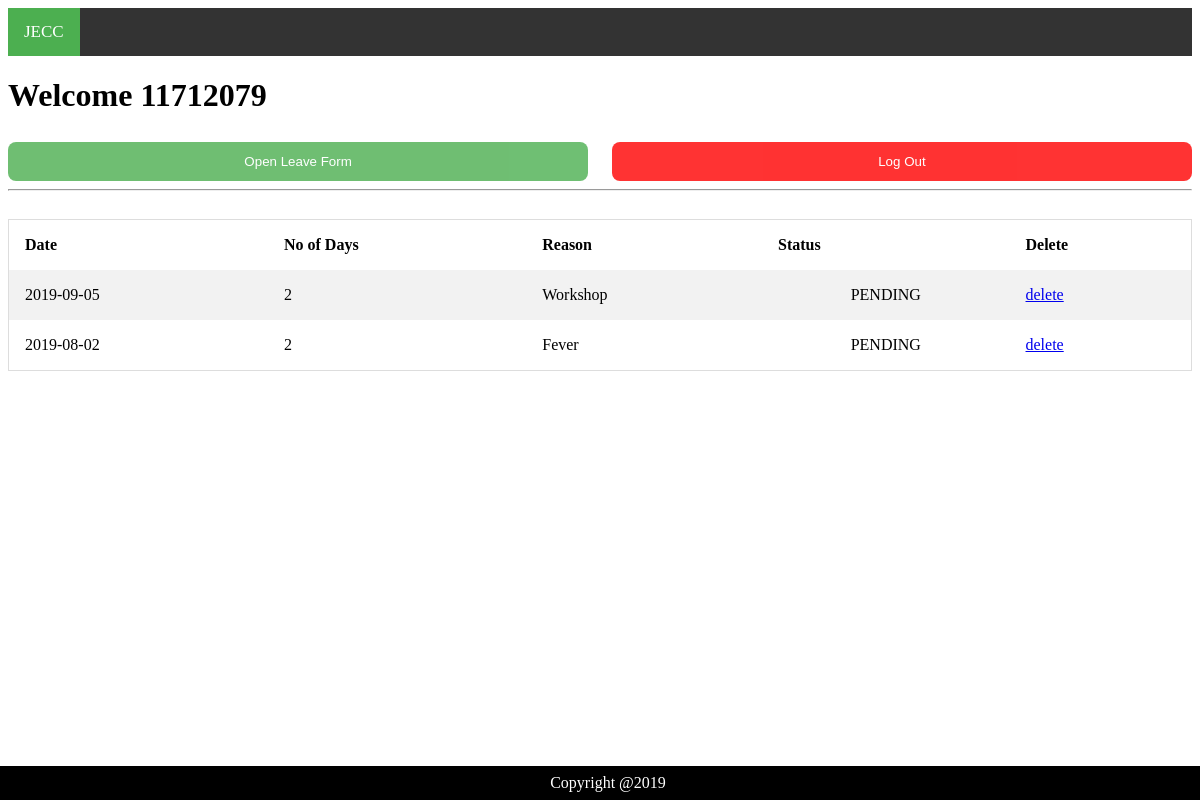
The app's page /users/student.php (signed in), older data.
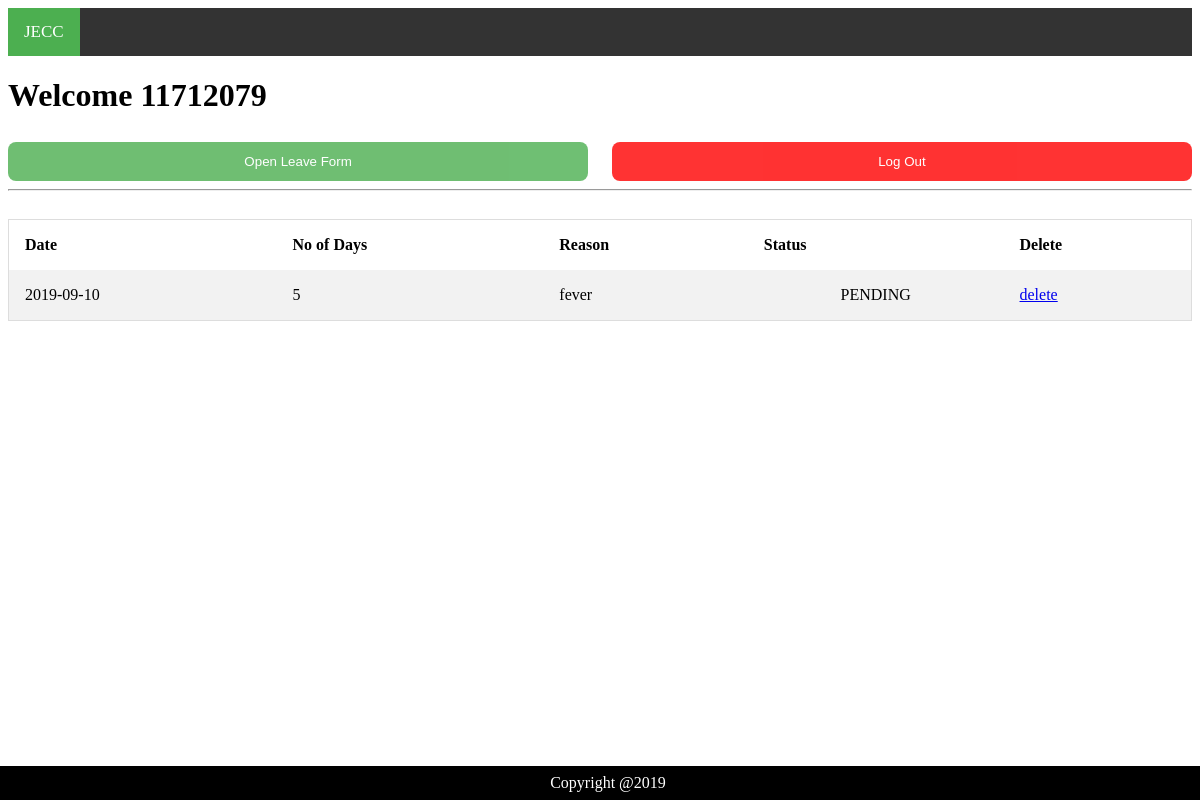
The same page, newer data.
### tables this page shows
CREATE TABLE `Student_ldb` (
  `ts` timestamp NOT NULL DEFAULT CURRENT_TIMESTAMP,
  `l_id` int(255) NOT NULL,
  `u_id` int(255) NOT NULL,
  `d_no` int(16) NOT NULL,
  `l_date` date NOT NULL,
  `reason` text NOT NULL,
  `status` varchar(32) NOT NULL DEFAULT 'PENDING'
);

### users/student.php (the view, shortened to what this page needs)
<?php
    include('../PHP/config.php');
    $uid=$_SESSION['userid'];
    $records=mysqli_query($conn,"SELECT l_id, u_id, d_no, l_date, reason, status FROM Student_ldb WHERE u_id = $uid ORDER BY l_date DESC");
?>
<!DOCTYPE html>
<html>
    <head>
        <link rel="stylesheet" type="text/css" href="../CSS/student.css">
        <link rel="stylesheet" href="https://cdnjs.cloudflare.com/ajax/libs/font-awesome/4.7.0/css/font-awesome.min.css">
    </head>
    <body>
        <div class="topnav" id="myTopnav">
            <a href="#home" class="active">JECC</a>
        </div>
        <h1>Welcome <?php echo $uid ?></h1>
        <div class="row">
            <div class="col-50-left open">
                <button id="showbutton" type="button" onclick="showform()" class="request-button"> Open Leave Form </button>
            </div>
            <div class="col-50-right">
                <button type="button" onclick="logout()" class="logout-button"> Log Out </button>
            </div>
        </div>
        <hr>
        <div class="table-overflow">
            <table>
                <tr>
                    <th>Date</th>
                    <th>No of Days</th>
                    <th>Reason</th>
                    <th >Status</th>
                    <th >Delete</th>
                </tr>
                <?php
                    while ($rec = mysqli_fetch_assoc($records))
                    {
                        echo "<tr>";
                            echo "<td>".$rec['l_date']."</td>";
                            echo "<td>".$rec['d_no']."</td>";
                            echo "<td>".$rec['reason']."</td>";
                            echo "<td class='text-center'>".$rec['status']."</td>";
                            echo "<td><a href='../PHP/sdel.php?id=".$rec['l_id']."&uid=".$rec['u_id']."'>delete</a></td>";
                        echo "</tr>";
                    }
                ?>
            </table>
        </div>
        <div class="footer">
            Copyright @2019
        </div>
    </body>
</html>

### CSS/student.css (style rules this page uses)
table { border-collapse: collapse; border-spacing: 0; width: 100%; border: 1px solid #ddd; }
tr:nth-child(even) { background-color: #f2f2f2 }
th, td { text-align: left; padding: 16px; }
.request-button { background-color: #4CAF50; color: white; border: none; border-radius: 8px; cursor: pointer; padding: 12px; width: 100%; opacity: 0.8; }
.logout-button { background-color: #ff0000; color: white; border: none; border-radius: 8px; cursor: pointer; padding: 12px; width: 100%; opacity: 0.8; }
.text-center { text-align: center; }
.col-50-left { float: left; width: 49%; margin-top: 6px; }
.col-50-right { float: right; width: 49%; margin-top: 6px; }
.row:after { content: ""; display: table; clear: both; }
.table-overflow { padding-top: 20px; padding-bottom: 20px; overflow-x: auto; overflow-y: auto; }
.topnav { background-color: #333; overflow: hidden; }
.topnav a { float: left; display: block; color: #f2f2f2; text-align: center; padding: 14px 16px; text-decoration: none; font-size: 17px; }
.topnav a.active { background-color: #4CAF50; color: white; }
.footer { position: fixed; left: 0; bottom: 0; width: 100%; background-color: black; color: white; text-align: center; padding: 8px; color:white; }

Row changes from the older to the newer data that the page shows:
removed student_ldb: l_date "2019-09-05", d_no "2", reason "Workshop", status "PENDING"
removed student_ldb: l_date "2019-08-02", d_no "2", reason "Fever", status "PENDING"
added student_ldb: l_date "2019-09-10", d_no "5", reason "fever", status "PENDING"
